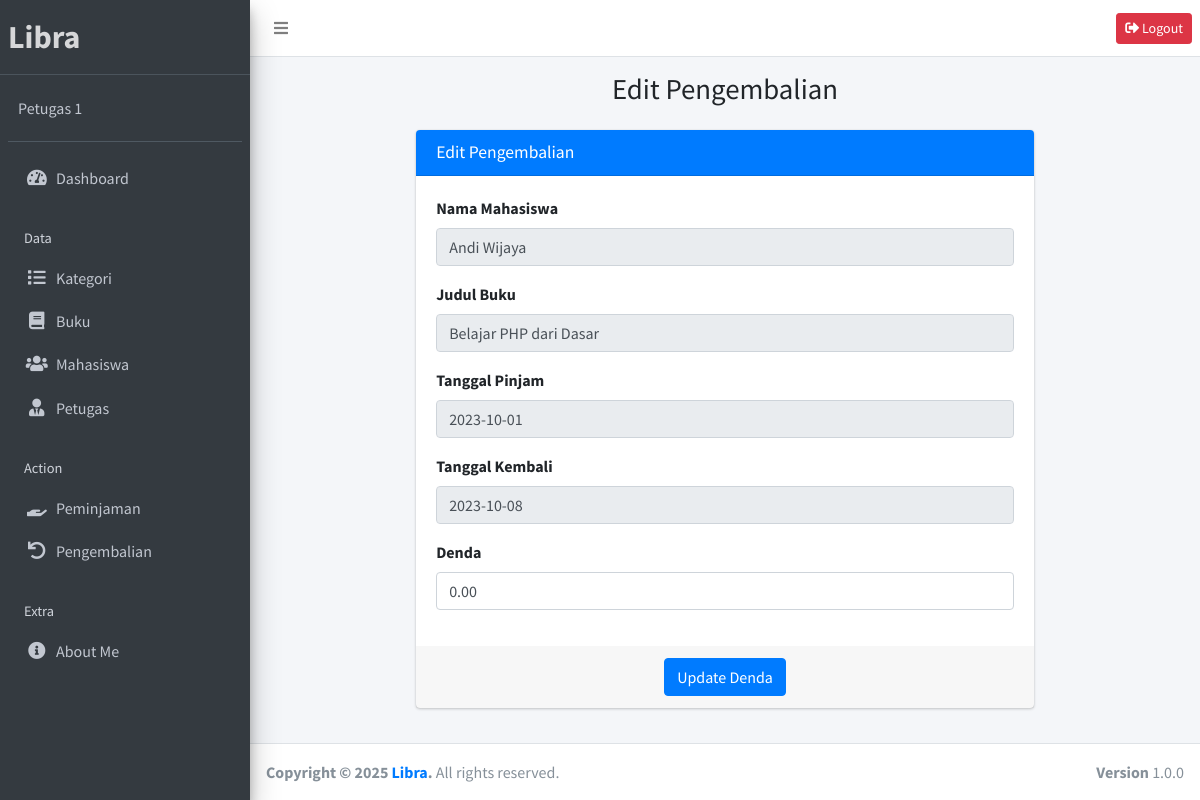
The app's page /public/pengembalian/edit/1 (signed in) with its own data.
### tables this page shows
CREATE TABLE `pengembalian` (
  `id` int NOT NULL,
  `peminjaman_id` int NOT NULL,
  `tanggal_kembali` date NOT NULL,
  `denda` decimal(10,2) DEFAULT '0.00',
  `created_at` timestamp NULL DEFAULT CURRENT_TIMESTAMP
);

CREATE TABLE `mahasiswa` (
  `id` int NOT NULL,
  `nim` varchar(20) NOT NULL,
  `nama` varchar(100) NOT NULL,
  `jurusan` varchar(50) NOT NULL,
  `alamat` text,
  `created_at` timestamp NULL DEFAULT CURRENT_TIMESTAMP
);

CREATE TABLE `buku` (
  `id` int NOT NULL,
  `judul` varchar(255) NOT NULL,
  `penulis` varchar(100) NOT NULL,
  `kategori_id` int NOT NULL,
  `tahun_terbit` year NOT NULL,
  `stok` int NOT NULL,
  `created_at` timestamp NULL DEFAULT CURRENT_TIMESTAMP
);

CREATE TABLE `peminjaman` (
  `id` int NOT NULL,
  `mahasiswa_id` int NOT NULL,
  `buku_id` int NOT NULL,
  `petugas_id` int NOT NULL,
  `tanggal_pinjam` date NOT NULL,
  `tanggal_kembali` date DEFAULT NULL,
  `status` enum('dipinjam','dikembalikan') DEFAULT 'dipinjam',
  `created_at` timestamp NULL DEFAULT CURRENT_TIMESTAMP
);

### app/controllers/Pengembalian.php (called while the page is built, shortened)
<?php
class Pengembalian extends Controller {
    public function edit($id)
    {
        $data['title'] = 'Edit Pengembalian';
        $data['pengembalian'] = $this->model('PengembalianModel')->getPengembalianById($id);
        $this->view('pengembalian/edit', $data);
    }
}

### app/core/App.php (called while the page is built, shortened)
<?php
class App {
    protected $method = 'index';
    protected $params = [];
    public function __construct() {
        $url = $this->parseURL();
        if (isset($url[0]) && file_exists('../app/controllers/' . $url[0] . '.php')) {
            unset($url[0]);
        }
        $this->controller = new $this->controller;
        if (isset($url[1])) {
            if (method_exists($this->controller, $url[1])) {
                $this->method = $url[1];
                unset($url[1]);
            }
        }
        if (!empty($url)) {
            $this->params = array_values($url);
        }
        call_user_func_array([$this->controller, $this->method], $this->params);
    }
    public function parseURL() {
        if (isset($_GET['url'])) {
            $url = rtrim($_GET['url'], '/');
            $url = filter_var($url, FILTER_SANITIZE_URL);
            $url = explode('/', $url);
            return $url;
        }
        return ['Home'];
    }
}

### public/index.php (called while the page is built, shortened)
<?php
$app = new App;

### app/core/Database.php (called while the page is built, shortened)
<?php
class Database {
    private $host = DB_HOST;
    private $user = DB_USER;
    private $pass = DB_PASS;
    private $dbname = DB_NAME;
    private $dbh;
    private $stmt;
    public function __construct() {
        $dsn = "mysql:host={$this->host};dbname={$this->dbname}";
        $options = [
            PDO::ATTR_PERSISTENT => true,
            PDO::ATTR_ERRMODE => PDO::ERRMODE_EXCEPTION
        ];
        try {
            $this->dbh = new PDO($dsn, $this->user, $this->pass, $options);
        } catch (PDOException $e) {
            die("Koneksi gagal: " . $e->getMessage());
        }
    }
    public function query($sql) {
        $this->stmt = $this->dbh->prepare($sql);
    }
    public function bind($param, $value, $type = null) {
        if (is_null($type)) {
            switch (true) {
                case is_int($value):
                    $type = PDO::PARAM_INT;
                    break;
            }
        }
        $this->stmt->bindValue($param, $value, $type);
    }
    public function execute() {
        return $this->stmt->execute();
    }
    public function single() {
        $this->execute();
        return $this->stmt->fetch(PDO::FETCH_ASSOC);
    }
}

### app/models/PengembalianModel.php (called while the page is built, shortened)
<?php
class PengembalianModel {
    private $db;
    public function __construct()
    {
        $this->db = new Database;
    }
    public function getPengembalianById($id)
    {
        $query = "SELECT pengembalian.*, peminjaman.tanggal_pinjam, peminjaman.tanggal_kembali,
                        mahasiswa.nama AS nama_mahasiswa, buku.judul AS judul_buku
                FROM pengembalian
                JOIN peminjaman ON peminjaman.id = pengembalian.peminjaman_id
                JOIN mahasiswa ON mahasiswa.id = peminjaman.mahasiswa_id
                JOIN buku ON buku.id = peminjaman.buku_id
                WHERE pengembalian.id = :id";
        $this->db->query($query);
        $this->db->bind('id', intval($id));
        return $this->db->single();
    }
}

### app/views/pengembalian/edit.php (the view, shortened to what this page needs)
<div class="content-wrapper">
    <section class="content-header">
        <div class="container-fluid">
            <div class="row mb-2">
                <div class="col-sm-12 text-center">
                    <h1>Edit Pengembalian</h1>
                </div>
            </div>
        </div>
    </section>
    <section class="content">
        <div class="row justify-content-center">
            <div class="col-md-8">
                <div class="card card-primary">
                    <div class="card-header">
                        <h3 class="card-title text-center"><?= htmlspecialchars($data['title']); ?></h3>
                    </div>
                    <form role="form" action="<?= base_url; ?>/pengembalian/updatePengembalian" method="POST" enctype="multipart/form-data">
                        <div class="card-body">
                            <div class="form-group">
                                <label>Nama Mahasiswa</label>
                                <input type="text" class="form-control" value="<?= isset($data['pengembalian']['nama_mahasiswa']) ? htmlspecialchars($data['pengembalian']['nama_mahasiswa']) : 'Data tidak tersedia'; ?>" readonly>
                            </div>
                            <div class="form-group">
                                <label>Judul Buku</label>
                                <input type="text" class="form-control" value="<?= isset($data['pengembalian']['judul_buku']) ? htmlspecialchars($data['pengembalian']['judul_buku']) : 'Data tidak tersedia'; ?>" readonly>
                            </div>
                            <div class="form-group">
                                <label>Tanggal Pinjam</label>
                                <input type="text" class="form-control" value="<?= isset($data['pengembalian']['tanggal_pinjam']) ? htmlspecialchars($data['pengembalian']['tanggal_pinjam']) : 'Data tidak tersedia'; ?>" readonly>
                            </div>
                            <div class="form-group">
                                <label>Tanggal Kembali</label>
                                <input type="text" class="form-control" value="<?= isset($data['pengembalian']['tanggal_kembali']) ? htmlspecialchars($data['pengembalian']['tanggal_kembali']) : 'Data tidak tersedia'; ?>" readonly>
                            </div>
                            <div class="form-group">
                                <label>Denda</label>
                                <input type="number" class="form-control" name="denda" value="<?= htmlspecialchars($data['pengembalian']['denda']); ?>" required>
                            </div>
                        </div>
                        <div class="card-footer text-center">
                            <button type="submit" class="btn btn-primary">Update Denda</button>
                        </div>
                    </form>
                </div>
            </div>
        </div>
    </section>
</div>

### records on screen
pengembalian: nama "Andi Wijaya", judul "Belajar PHP dari Dasar", peminjaman.tanggal_pinjam "2023-10-01", peminjaman.tanggal_kembali "2023-10-08", denda "0.00"

### other values on screen
$_SESSION['nama'] "Petugas 1"
$data['title'] "Edit Pengembalian"
